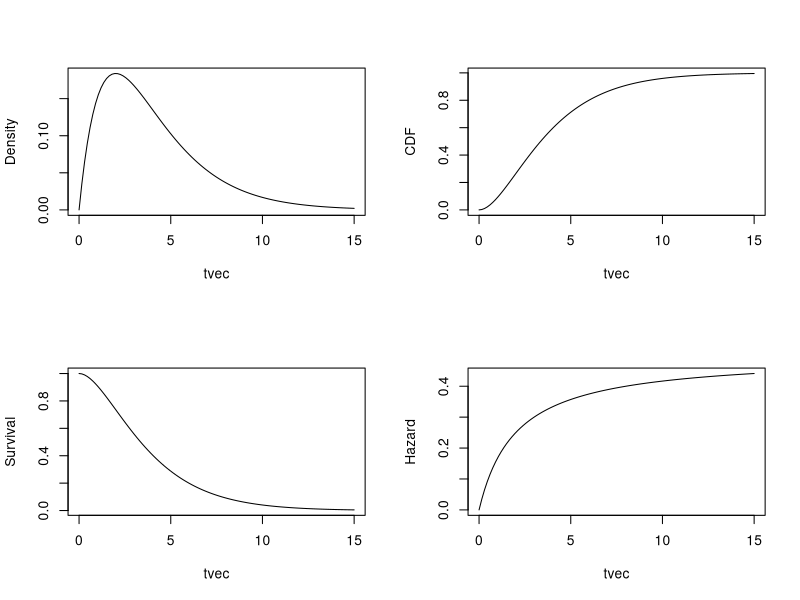
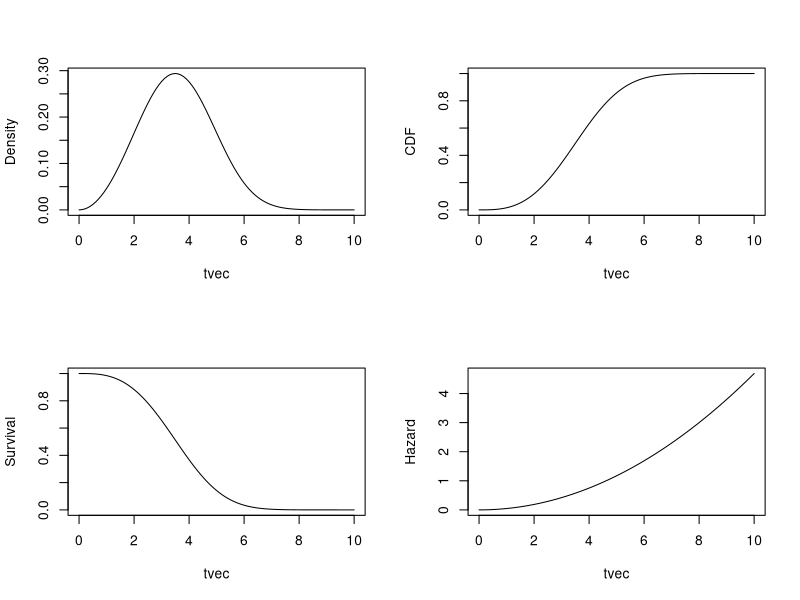
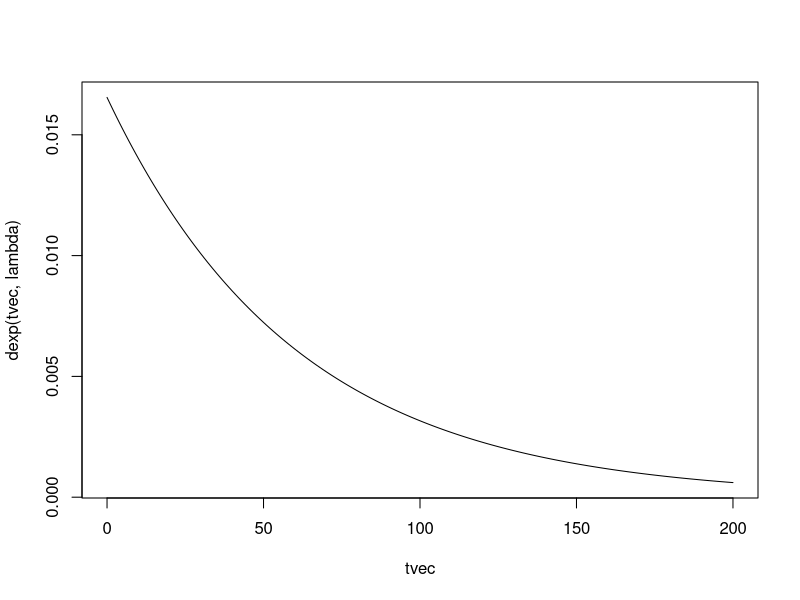
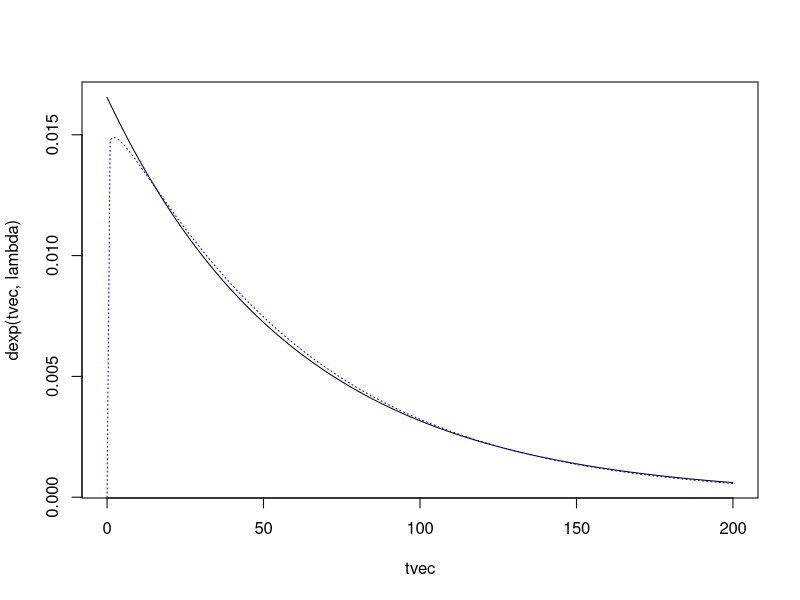
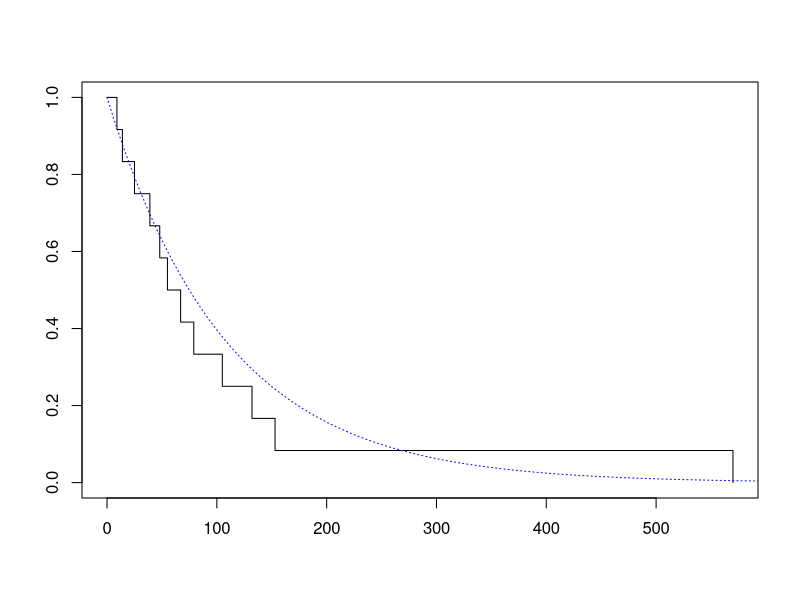
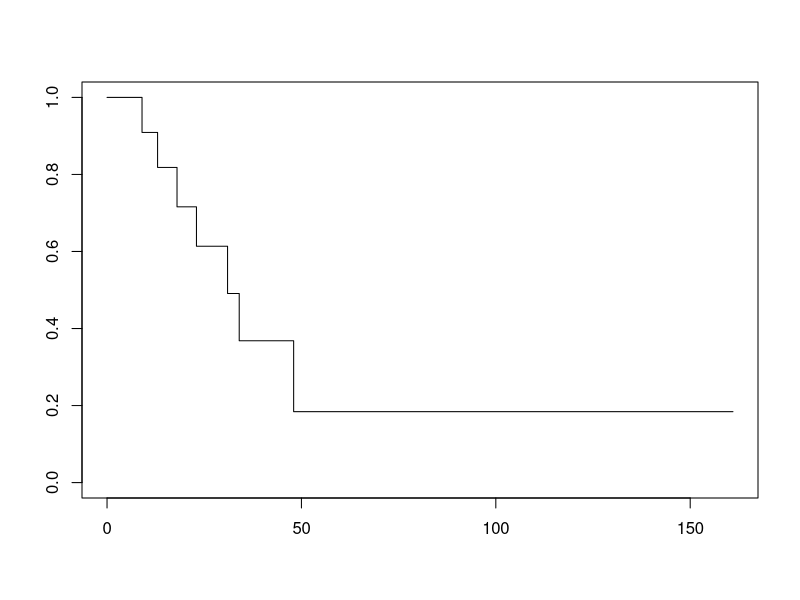

Here is the R script that generated these plots, in order:
# Set up a grid of time values
tvec <- seq(0,15,length=101)
# Set the parameters of the distribution
alpha <- 2
beta <- 2
# Plot the density, CDF, Survival and hazard
par(mfrow=c(2,2))
# Density
plot(tvec,dgamma(tvec,shape=alpha,scale=beta),type="l",ylab="Density")
# CDF
plot(tvec,pgamma(tvec,shape=alpha,scale=beta),type="l",ylab="CDF")
# Survival
plot(tvec,1-pgamma(tvec,shape=alpha,scale=beta),type="l",ylab="Survival")
# Hazard
plot(tvec,dgamma(tvec,shape=alpha,scale=beta)/(1-pgamma(tvec,shape=alpha,scale=beta)),type="l"
     ,ylab="Hazard")
par(mfrow=c(1,1))



####Weibull Dist
# Set up a grid of time values
tvec <- seq(0,10,length=101)
# Set the parameters of the distribution
alpha <- 3
beta <- 4
# Plot the density, CDF, Survival and hazard
par(mfrow=c(2,2))
# Density
plot(tvec,dweibull(tvec,shape=alpha,scale=beta),type="l",ylab="Density")
# CDF
plot(tvec,pweibull(tvec,shape=alpha,scale=beta),type="l",ylab="CDF")
# Survival
plot(tvec,1-pweibull(tvec,shape=alpha,scale=beta),type="l",ylab="Survival")
# Hazard
plot(tvec,dweibull(tvec,shape=alpha,scale=beta)/(1-pweibull(tvec,shape=alpha,scale=beta)),type="l",ylab="Hazard")
par(mfrow=c(1,1))


### Read in Failure Times
x <- c(79, 105, 14, 153, 67, 25, 39, 9, 55, 132, 48, 570)
# Form log-likelihood
logl <- function(lambda){
  sum(dexp(x,lambda,log=TRUE))
}
# Initial parameter
lambda0 <- 1/mean(x)
#Optimization
fit <- optim(lambda0,logl,control=list(fnscale=-1),method="BFGS",hessian=TRUE)
#Parameters
lambdahat <- fit$par
SE <- sqrt(-1/fit$hess[1,1])
#95% CI
print(c(lambdahat-2*SE,lambdahat+2*SE))

y <- sapply(x,function(i){
  return(ifelse(i>50,1,0))
})

y.mean <- mean(y)

lambda.hat <- log(y.mean)/-50

##############################################################################
##############################################################################
##############################################################################

#Load survival package
library(survival)
#Load leukemia data
data(leukemia)
#Extract data for Maintained group
dat<-leukemia[leukemia$x=="Maintained",1:2]
dat
#Set up Surv() object
survdat <- Surv(time=dat[,1],event=dat[,2])
survdat
#Fit the model to the data
fit1 <- survreg(survdat~1,dist="exponential")
lambda <- 1/exp(fit1$coef)
#Study fit
summary(fit1)
#Plot the fit
tvec<-seq(0,200,length=201)
plot(tvec,dexp(tvec,lambda),type="l")

#Fit the model to the data
fit2 <- survreg(survdat~1,dist="weibull")
#Study fit
summary(fit2)
#Write parameters in original form
alpha <- 1/fit2$scale
beta <- exp(fit2$coef)
#Plot the fitted curves
tvec<-seq(0,200,length=201)
plot(tvec,dexp(tvec,lambda),type="l")
points(tvec,dweibull(tvec,alpha,beta),type="l",col="blue",lty=3)





#######################################################################
# Read in Failure Times
x <- c(79, 105, 14, 153, 67, 25, 39,9, 55, 132, 48, 570)
#Fit Kaplan-Meier Curve
library(survival)
fit <- survfit(Surv(x)~1,se=FALSE)
# Plot the fit
plot(fit)
#Add the exponential model fit
lambda<-1/mean(x)
tvec<-seq(0,1000,length=201)
points(tvec,1-pexp(tvec,lambda),type="l",col="blue",lty=3)


#######################################################################
#######################################################################

#Load survival package
library(survival)
#Load leukemia data
data(leukemia)
#Extract data for Maintained group
dat<-leukemia[leukemia$x=="Maintained",1:2]
dat
#Set up Surv() object
survdat <- Surv(time=dat[,1],event=dat[,2])
survdat
#Fit the KM to the data
fit <- survfit(survdat~1,se=FALSE)
summary(fit)
plot(fit)